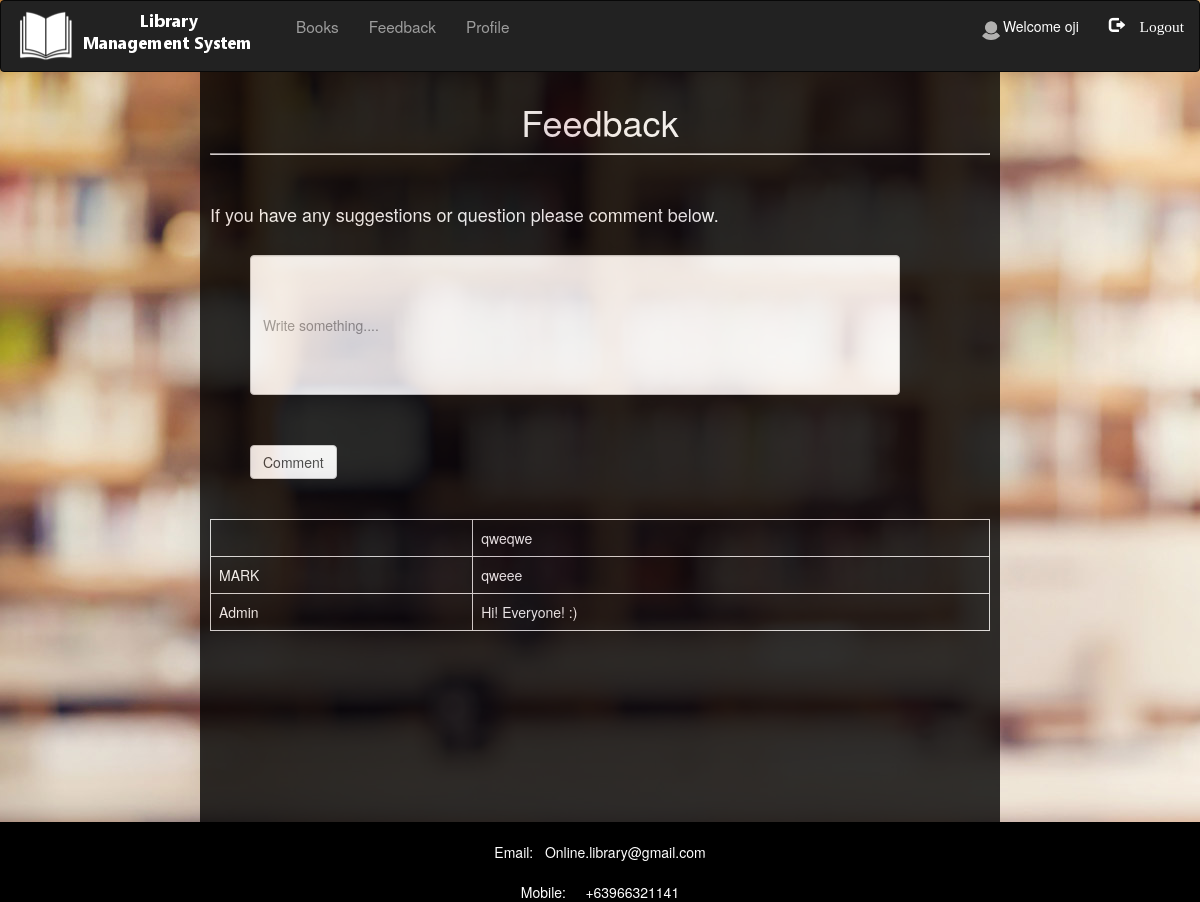
Page /student/feedback.php (signed in) on the committed database.
### tables this page shows
CREATE TABLE `comments` (
  `ID` int(1) NOT NULL,
  `username` varchar(100) NOT NULL,
  `comment` varchar(500) DEFAULT NULL
);

### student/feedback.php (the view, shortened to what this page needs)
<?php
    include "navbar.php";
    include "connection.php";
?>
<!DOCTYPE html>
     <html>
         <head>
             <link rel="stylesheet" type="text/css" href="css/style.css">
        <link rel="stylesheet" href="https://maxcdn.bootstrapcdn.com/bootstrap/3.4.1/css/bootstrap.min.css">
         </head>
         <body>
             <div class = "wrapper">
                 <h1> Feedback </h1>
                 <hr>
                 <h4> If you have any suggestions or question please comment below. </h4>
             <form action="" method = "post">
                 <input class ="form-control" type="text" name = "comment" placeholder = "Write something.... " >
                 <input class= "btn btn-default" type="submit" name = "submit" value = "Comment">
             </form>
             <div class= "scroll">
             <?php
             if(isset($_POST['submit']))
             {
                $sql = "INSERT INTO comments VALUES ('' , '$_SESSION[login_user]', '$_POST[comment]');";
                if(mysqli_query($db, $sql))
                {
                $q = "SELECT * FROM comments ORDER BY comments.id DESC";
                $res = mysqli_query($db, $q);
                echo "<table class='table table-bordered'>";
                while($row = mysqli_fetch_assoc($res))
                {
                echo "<tr>";
                echo "<td>"; echo $row['username']; echo "</td>";
                echo "<td>"; echo $row['comment']; echo "</td>";
                echo "</tr>";
                }
                echo "</table>";
            }
        }
        else{
           $q = "SELECT * FROM comments ORDER BY comments.id DESC";
               $res = mysqli_query($db, $q);
               echo "<table class='table table-bordered'>";
               while($row = mysqli_fetch_assoc($res))
               {
               echo "<tr>";
               echo "<td>"; echo $row['username']; echo "</td>";
               echo "<td>"; echo $row['comment']; echo "</td>";
               echo "</tr>";
               }
               echo "</table>";
       }
             ?>
                </div>
          </div>
            <br><footer>
            <p class = "foot">
                <br>
                Email: &nbsp Online.library@gmail.com <br><br>
                Mobile: &nbsp &nbsp +63966321141
            </p>
        </footer>
         </body>
     </html>

### student/css/style.css (style rules this page uses)
html, body, div, span, object, iframe, h1, h2, h3, h4, h5, h6, p, blockquote, pre, abbr, address, cite, code, del, dfn, em, img, ins, kbd, q, samp, small, strong, sub, sup, var, b, i, dl, dt, dd, ol, ul, li, fieldset, form, label, legend, table, caption, tbody, tfoot, thead, tr, th, td, article, aside, canvas, details, figcaption, figure, footer, header, hgroup, menu, nav, section, summary, time, mark, audio, video { margin:0; padding:0; border:0; outline:0; font-size:100%; vertical-align:baseline; background:transparent; }
body { line-height:1; }
article,aside,details,figcaption,figure, footer,header,hgroup,menu,nav,section { display:block; }
table { border-collapse:collapse; border-spacing:0; }
hr { display:block; height:1px; border:0; border-top:1px solid #cccccc; margin:1em 0; padding:0; }
input, select { vertical-align:middle; }
.wrapper { height: 695px; width: 1349px; }
footer { width: 100%; height: 80px; background-color: black; }
h1 { text-align: center; color: rgb(27, 27, 27); }
.foot { color: white; text-align: center; padding-top: -1px; }
hr { display: block; margin-top: 0.8em; margin-bottom: 0.5em; margin-left: auto; margin-right: auto; border-style: inset; border-width: 1px; }

### student/feedback.php (style rules this page uses)
body { background-image: url("image/2.jpg"); }
.wrapper { width: 800px; height: 750px; background-color: black; opacity: .8; color:white; padding: 10px; margin: -20px auto; }
.form-control { height:140px; width: 650px; margin-top:30px; margin-left: 40px; }
.btn { margin-top: 50px; margin-left:40px; margin-bottom:20px; }
h4 { margin-top:50px; }
hr { display: block; margin-top: 0.8em; margin-bottom: 0.5em; margin-left: auto; margin-right: auto; border-style: inset; border-width: 1px; }
.table { margin-top: 20px; color:white; }
.scroll { width: 100%; height:300px; overflow:auto; }

### rows in the picture
comments: comment "qweqwe"
comments: username "MARK", comment "qweee"
comments: username "Admin", comment "Hi! Everyone! :)"

### other values in the picture
$_SESSION['login_user'] "oji"
